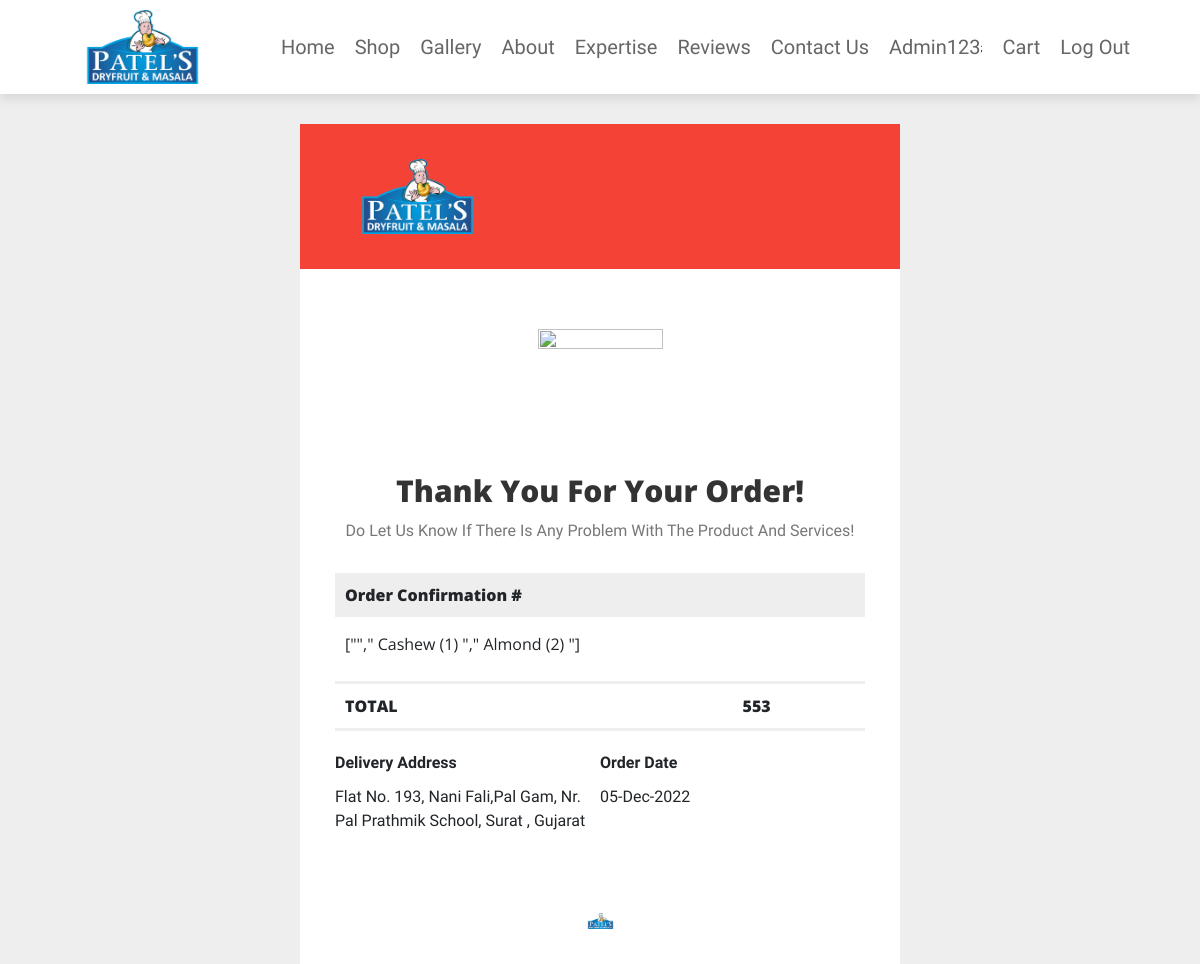
/Invoice.php?oid=3 (signed in), run on the app's committed database.
### tables this page shows
CREATE TABLE `tblorder` (
  `oid` int(11) NOT NULL,
  `uid` int(11) NOT NULL,
  `name` varchar(100) NOT NULL,
  `number` varchar(12) NOT NULL,
  `method` varchar(50) NOT NULL,
  `address` varchar(500) NOT NULL,
  `total_products` varchar(1000) NOT NULL,
  `total_price` bigint(100) NOT NULL,
  `placed_on` varchar(50) NOT NULL,
  `payment_status` varchar(20) NOT NULL DEFAULT 'pending',
  `delivery_status` varchar(255) NOT NULL DEFAULT 'pending'
);

### Invoice.php (the view, shortened to what this page needs)
<?php
include 'partials\datacon.php';
$loggedin = false;
if (isset($_SESSION['loggedin'])) {
    $loggedin = true;
}
$oid = $_GET['oid'];
?>
<!DOCTYPE html>
<html>
<head>
    <link href="https://cdn.jsdelivr.net/npm/bootstrap@5.2.2/dist/css/bootstrap.min.css" rel="stylesheet">
    <link rel="stylesheet" href="css/style.css">
    <link rel="stylesheet" href="https://cdnjs.cloudflare.com/ajax/libs/font-awesome/5.15.4/css/all.min.css">
    <link rel="stylesheet" href="https://unpkg.com/swiper@7/swiper-bundle.min.css" />
    <link rel="stylesheet" href="https://cdnjs.cloudflare.com/ajax/libs/lightgallery-js/1.4.0/css/lightgallery.min.css">
    <link rel="stylesheet" href="css/cart.css">
    <link href="https://cdn.jsdelivr.net/npm/bootstrap@4.1.1/dist/css/bootstrap.min.css" rel="stylesheet">
<body style="margin: 0 !important; padding: 0 !important; background-color: #eeeeee;" bgcolor="#eeeeee">
    <section class="header">
        <img src="images\logo.png" class="logo">
        <nav class="navbar">
            <a href="index.php">home</a>
            <a href="Product.php">shop</a>
            <a href="gallery.php">gallery</a>
            <a href="index.php#about">about</a>
            <a href="index.php#food">expertise</a>
            <a href="index.php#blogs">reviews</a>
            <a href="index.php#footer">Contact us</a>
            <?php
            if ($loggedin == true) {
            ?>
                <a href="profile.php"><?php echo ($_SESSION['loguname']); ?></a>;
            <?php
            } else {
            ?>
                <a href="Signin.php">Login</a>;
            <?php
            }
            ?>
            <a href="cart.php">Cart</a>
            <?php
            if ($loggedin == true) { ?>
                <a href="logout.php">Log out</a>
            <?php }
            ?>
        </nav>
    </section>
    <br>
    <br>
    <table border="0" cellpadding="0" cellspacing="0" width="100%">
        <tr>
            <td align="center" style="background-color: #eeeeee;" bgcolor="#eeeeee">
                <table align="center" border="0" cellpadding="0" cellspacing="0" width="100%" style="max-width:600px;">
                    <tr>
                        <td align="center" valign="top" style="font-size:0; padding: 35px;" bgcolor="#F44336">
                            <div style="display:inline-block; max-width:50%; min-width:100px; vertical-align:top; width:100%;">
                                <table align="left" border="0" cellpadding="0" cellspacing="0" width="100%" style="max-width:300px;">
                                    <tr>
                                        <td align="left" valign="top" style="font-family: Open Sans, Helvetica, Arial, sans-serif; font-size: 36px; font-weight: 800; line-height: 48px;" class="mobile-center">
                                            <img src="images\logo.png" class="logo">
                                        </td>
                                    </tr>
                                </table>
                            </div>
                        </td>
                    </tr>
                    <tr>
                        <td align="center" style="padding: 35px 35px 20px 35px; background-color: #ffffff;" bgcolor="#ffffff">
                            <table align="center" border="0" cellpadding="0" cellspacing="0" width="100%" style="max-width:600px;">
                                <tr>
                                    <td align="center" style="font-family: Open Sans, Helvetica, Arial, sans-serif; font-size: 16px; font-weight: 400; line-height: 24px; padding-top: 25px;">
                                        <img src="https://img.icons8.com/carbon-copy/100/000000/checked-checkbox.png" width="125" height="120" style="display: block; border: 0px;" /><br>
                                        <h2 style="font-size: 30px; font-weight: 800; line-height: 36px; color: #333333; margin: 0;">
                                            Thank You For Your Order!
                                        </h2>
                                    </td>
                                </tr>
                                <tr>
                                    <td align="center" style="font-family: Open Sans, Helvetica, Arial, sans-serif; font-size: 16px; font-weight: 400; line-height: 24px; padding-top: 10px;">
                                        <p style="font-size: 16px; font-weight: 400; line-height: 24px; color: #777777;">
                                            Do let us know if there is any problem with the product and services!
                                        </p>
                                    </td>
                                </tr>
                                <tr>
                                    <td align="left" style="padding-top: 20px;">
                                        <table cellspacing="0" cellpadding="0" border="0" width="100%">
                                            <tr>
                                                <td width="75%" align="left" bgcolor="#eeeeee" style="font-family: Open Sans, Helvetica, Arial, sans-serif; font-size: 16px; font-weight: 800; line-height: 24px; padding: 10px;">
                                                    Order Confirmation #
                                                </td>
                                            </tr>
                                            <?php
                                            $query = "select * from tblorder where oid='$oid'";
                                            $result = mysqli_query($conn, $query);
                                            while ($rows = mysqli_fetch_assoc($result)) {
                                            ?>
                                                <tr>
                                                    <td width="75%" align="left" style="font-family: Open Sans, Helvetica, Arial, sans-serif; font-size: 16px; font-weight: 400; line-height: 24px; padding: 15px 10px 5px 10px;">
                                                        <?php
                                                        $products = $rows['total_products'];
                                                        $sepprod = explode(",", $products);
                                                        print_r(json_encode(array_values($sepprod)));
                                                        ?>
                                                    </td>
                                                </tr>
                                        </table>
                                    </td>
                                </tr>
                                <tr>
                                    <td align="left" style="padding-top: 20px;">
                                        <table cellspacing="0" cellpadding="0" border="0" width="100%">
                                            <tr>
                                                <td width="75%" align="left" style="font-family: Open Sans, Helvetica, Arial, sans-serif; font-size: 16px; font-weight: 800; line-height: 24px; padding: 10px; border-top: 3px solid #eeeeee; border-bottom: 3px solid #eeeeee;">
                                                    TOTAL
                                                </td>
                                                <td width="25%" align="left" style="font-family: Open Sans, Helvetica, Arial, sans-serif; font-size: 16px; font-weight: 800; line-height: 24px; padding: 10px; border-top: 3px solid #eeeeee; border-bottom: 3px solid #eeeeee;">
                                                    <?php echo $rows['total_price']; ?>
                                                </td>
                                            </tr>
                                        </table>
                                    </td>
                                </tr>
                            </table>
                        </td>
                    </tr>
                    <tr>
                        <td align="center" height="100%" valign="top" width="100%" style="padding: 0 35px 35px 35px; background-color: #ffffff;" bgcolor="#ffffff">
                            <table align="center" border="0" cellpadding="0" cellspacing="0" width="100%" style="max-width:660px;">
                                <tr>
                                    <td align="center" valign="top" style="font-size:0;">
                                        <div style="display:inline-block; max-width:50%; min-width:240px; vertical-align:top; width:100%;">
                                            <table align="left" border="0" cellpadding="0" cellspacing="0" width="100%" style="max-width:300px;">
                                                <tr>
                                                    <td align="left" valign="top" style="font-family: Open Sans, Helvetica, Arial, sans-serif; font-size: 16px; font-weight: 400; line-height: 24px;">
                                                        <p style="font-weight: 800;">Delivery Address</p>
                                                        <p><?php echo $rows['address']; ?></p>
                                                    </td>
                                                </tr>
                                            </table>
                                        </div>
                                        <div style="display:inline-block; max-width:50%; min-width:240px; vertical-align:top; width:100%;">
                                            <table align="left" border="0" cellpadding="0" cellspacing="0" width="100%" style="max-width:300px;">
                                                <tr>
                                                    <td align="left" valign="top" style="font-family: Open Sans, Helvetica, Arial, sans-serif; font-size: 16px; font-weight: 400; line-height: 24px;">
                                                        <p style="font-weight: 800;">Order Date</p>
                                                        <p><?php echo $rows['placed_on']; ?></p>
                                                    </td>
                                                </tr>
                                            </table>
                                        </div>
                                    </td>
                                </tr>
                            </table>
                        </td>
                    </tr>
                <?php
                                            }
                ?>
                <tr>
                    <td align="center" style="padding: 35px; background-color: #ffffff;" bgcolor="#ffffff">
                        <table align="center" border="0" cellpadding="0" cellspacing="0" width="100%" style="max-width:600px;">
                            <tr>
                                <td align="center">
                                    <img src="images\logo.png" width="37" height="37" style="display: block; border: 0px;" />
                                </td>
                            </tr>
                        </table>
                    </td>
                </tr>
                </table>
            </td>
        </tr>
    </table>
</body>
</html>

### css/style.css (style rules this page uses)
:root { --peru: #cd9452; --black: #222; --white: #fff; --light-black: #666; --light-white: #ccc; --light-bg: #f5f5f5; --dark-bg: rgba(0, 0, 0, 0.7); --border: 0.1rem solid #aaa; --box-shadow: 0 0.5rem 1rem rgba(0, 0, 0, 0.1); }
* { font-family: "Dosis", sans-serif; margin: 0; padding: 0; box-sizing: border-box; outline: none; border: none; text-decoration: none; transition: all 0.4s cubic-bezier(0.43, 1.1, 0.62, 1.08); text-transform: capitalize; }
* > img { user-select: none; pointer-events: none; }
html { font-size: 62.5%; overflow-x: hidden; scroll-behavior: smooth; scroll-padding-top: 6rem; }
section { padding: 5rem 10%; }
.header { padding-top: 1rem; padding-bottom: 1rem; display: flex; align-items: center; justify-content: space-between; box-shadow: var(--box-shadow); position: sticky; top: 0; left: 0; right: 0; background: var(--white); z-index: 1000; }
.logo { font-size: 2.5rem; font-weight: bolder; color: var(--black); width: 165px; }
.header .navbar a { font-size: 2rem; margin-left: 2rem; color: var(--light-black); }
@media (max-width: 1200px) { section { padding: 3rem 5%; } }

### css/cart.css (style rules this page uses)
* { margin: 0; padding: 0; box-sizing: border-box; }
body { font-family: montserrat; }

### Invoice.php (style rules this page uses)
body, table, td, a { -webkit-text-size-adjust: 100%; -ms-text-size-adjust: 100%; }
img { -ms-interpolation-mode: bicubic; }
img { border: 0; height: auto; line-height: 100%; outline: none; text-decoration: none; }
table { border-collapse: collapse !important; }
body { height: 100% !important; margin: 0 !important; padding: 0 !important; width: 100% !important; }

### data on the page
tblorder: value "[\"\",\" Cashew (1) \",\" Almond (2) \"]", total_price "553", address "Flat No. 193, Nani Fali,Pal Gam, Nr. Pal Prathmik School, Surat , Gujarat", placed_on "05-Dec-2022"

### other printed values
$_SESSION['loguname'] "Admin123"
